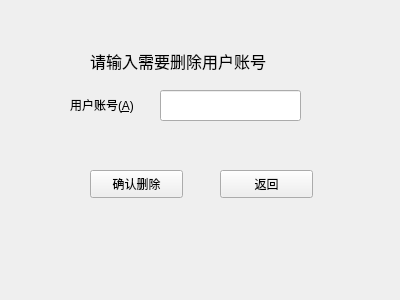
<?xml version="1.0" encoding="UTF-8"?>
<ui version="4.0">
 <class>user_delete</class>
 <widget class="QWidget" name="user_delete">
  <property name="geometry">
   <rect>
    <x>0</x>
    <y>0</y>
    <width>400</width>
    <height>300</height>
   </rect>
  </property>
  <property name="windowTitle">
   <string>Form</string>
  </property>
  <widget class="QLabel" name="label_account">
   <property name="geometry">
    <rect>
     <x>70</x>
     <y>90</y>
     <width>92</width>
     <height>30</height>
    </rect>
   </property>
   <property name="text">
    <string>用户账号(&amp;A)</string>
   </property>
   <property name="buddy">
    <cstring>lineEdit_account</cstring>
   </property>
  </widget>
  <widget class="QLineEdit" name="lineEdit_account">
   <property name="geometry">
    <rect>
     <x>160</x>
     <y>90</y>
     <width>141</width>
     <height>31</height>
    </rect>
   </property>
  </widget>
  <widget class="QLabel" name="label">
   <property name="geometry">
    <rect>
     <x>90</x>
     <y>40</y>
     <width>221</width>
     <height>41</height>
    </rect>
   </property>
   <property name="font">
    <font>
     <family>华文新魏</family>
     <pointsize>12</pointsize>
    </font>
   </property>
   <property name="text">
    <string>请输入需要删除用户账号</string>
   </property>
  </widget>
  <widget class="QPushButton" name="pushButton">
   <property name="geometry">
    <rect>
     <x>90</x>
     <y>170</y>
     <width>93</width>
     <height>28</height>
    </rect>
   </property>
   <property name="text">
    <string>确认删除</string>
   </property>
  </widget>
  <widget class="QPushButton" name="pushButton_2">
   <property name="geometry">
    <rect>
     <x>220</x>
     <y>170</y>
     <width>93</width>
     <height>28</height>
    </rect>
   </property>
   <property name="text">
    <string>返回</string>
   </property>
  </widget>
 </widget>
 <resources/>
 <connections/>
</ui>
